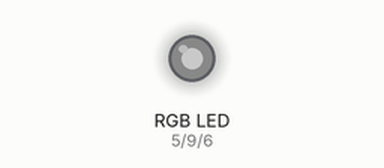
Recording of a sketch running on a simulated Arduino Uno, built with avr-gcc and run on an emulated ATmega328P. On the bench: an RGB LED mixed from three pins (HIGH = lit). Dim RGB values are drawn brighter than linear; what the sketch prints to the serial monitor is not drawn.

Above: at 1.15 s.
At 2.35 s:
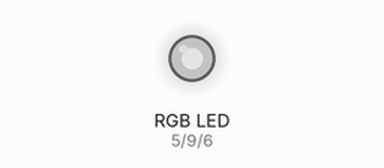
At 3.55 s:
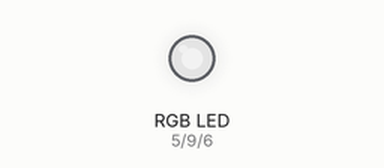
At 9.27 s:
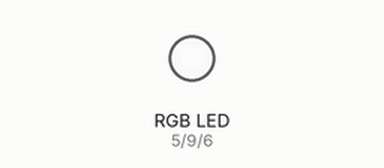
Timing chart, 0 to 9.3 s (numbered marks = the images above):
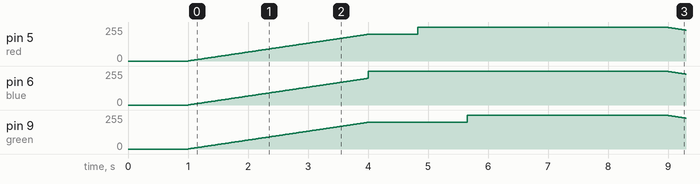

Measured:
- by itself, pin 5 (red): rises from 0/255 to 255/255 in 3.8 s, then falls to 232/255 in 4.5 s
- by itself, pin 6 (blue): rises from 0/255 to 255/255 in 3.0 s, then falls to 232/255 in 5.3 s
- by itself, pin 9 (green): rises from 0/255 to 255/255 in 4.7 s, then falls to 232/255 in 3.6 s

The sketch:

RGBStripController.ino
```cpp
// RGB control via serial from laptop for a 12V led string

// This actually runs at 7.4v roughly, powered by a LiPoly

// 10cm of strip maximally draws 40mA at this voltage.

// 2N2222 transistors have a maximum rated current of 1A steady,
// so we can afford to have about 7.5 m of strip if needs be.

// Designed for use with 1m or less.

int red = 5;
int blue = 6;
int green = 9; // PWM outputs to transistors.

byte RED[] = {255,0,0};
byte GREEN[] = {0,255,0};
byte BLUE[] = {0,0,255};
byte PURPLE[] = {255,0,255};
byte TURQUOISE[] = {0,255,255};
byte YELLOW[] = {255,255,0};
byte WHITE[] = {255,255,255};
byte BLACK[] = {0,0,0};

byte current_colour[] = {0,0,0};

void setup(){
  pinMode(red, OUTPUT);
  pinMode(green, OUTPUT);
  pinMode(blue, OUTPUT);

  Serial.begin(9600);
  delay(1000);
  Serial.println("START");
}

void loop(){

 crossfade(BLACK, WHITE, 200, 3000);
 pulse(WHITE, BLUE, 200, 750);
 pulse(WHITE, BLUE, 200, 750);
 pulse(WHITE, RED, 200, 750);
 pulse(WHITE, RED, 200, 750);
 pulse(WHITE, GREEN, 200, 750);
 pulse(WHITE, GREEN, 200, 750);
 pulse(WHITE, PURPLE, 200, 750);
 pulse(WHITE, PURPLE, 200, 750);
 pulse(WHITE, YELLOW, 200, 750);
 pulse(WHITE, YELLOW, 200, 750);
 pulse(WHITE, TURQUOISE, 200, 750);
 pulse(WHITE, TURQUOISE, 200, 750);
 crossfade(WHITE, BLACK, 200, 3000);
 delay(1000);
}

void setcol(byte *col){
  analogWrite(red, col[0]);
  analogWrite(green, col[1]);
  analogWrite(blue, col[2]);
}

boolean crossfade(byte *from, byte *to, int steps, int ms){

  // Fade from one colour (defaults to the current one) to a new colour in steps in ms (ms must be larger than steps).

  if (ms < steps) {return false;}

  byte set[] = {0,0,0};set[0]=from[0];set[1]=from[1];set[2]=from[2];
  int ms_per_step = floor(ms/steps);
  byte red_bits_per_step = (byte)floor((to[0]-from[0])/steps);
  byte green_bits_per_step = (byte)floor((to[1]-from[1])/steps);
  byte blue_bits_per_step = (byte)floor((to[2]-from[2])/steps);

  for(int i=0;i<steps;i++){
    set[0] = set[0]+red_bits_per_step;
    set[1] = set[1]+green_bits_per_step;
    set[2] = set[2]+blue_bits_per_step;
    setcol(set);
    delay(ms_per_step);
  }

  current_colour[0]=to[0];
  current_colour[1]=to[1];
  current_colour[2]=to[2];
  setcol(current_colour);

  return true;
}

boolean pulse(byte *from, byte *to, int steps, int ms){

  if (floor(ms/2) < steps) {return false;}

  crossfade(from, to, steps, floor(ms/2));
  crossfade(to, from, steps, floor(ms/2));
  return true;
}
```
